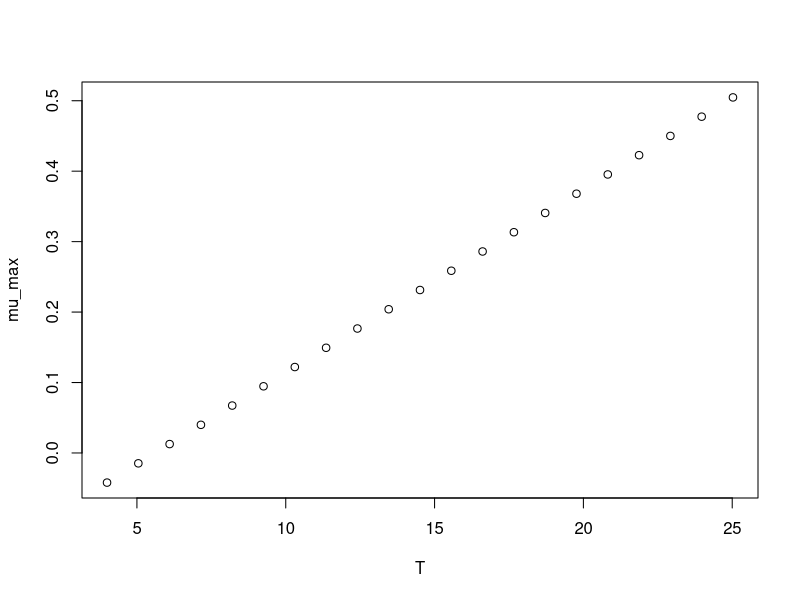

Recreate this plot in R.
#############################
# start of Parameter script
#############################
T <- seq(3.996003996004,25.025,length.out=21)
#############################
# end of Parameter script
#############################
############################# 
# start of Model script Gropin ID 316 
#############################
 
# constant coefficients for this model
 
variables <- data.frame(T)
argumentsPar <- expand.grid(variables)
 
# heart of the model
response_surface <- function(T) {
   mumax <-0.026*(T-5.613)

return(mumax=mumax)
} 

# output parameters
mumax <- cbind(argumentsPar,response_surface(argumentsPar['T']))
colnames(mumax) <- c(colnames(argumentsPar),'mumax')
#############################
# End of Model script
#############################
############################# 
# start of Visualisation script Gropin ID 316 
#############################
plot(T,mumax$mumax,
                          xlab='T',
                          ylab='mu_max')
#############################
# End of Visualisation script
#############################
